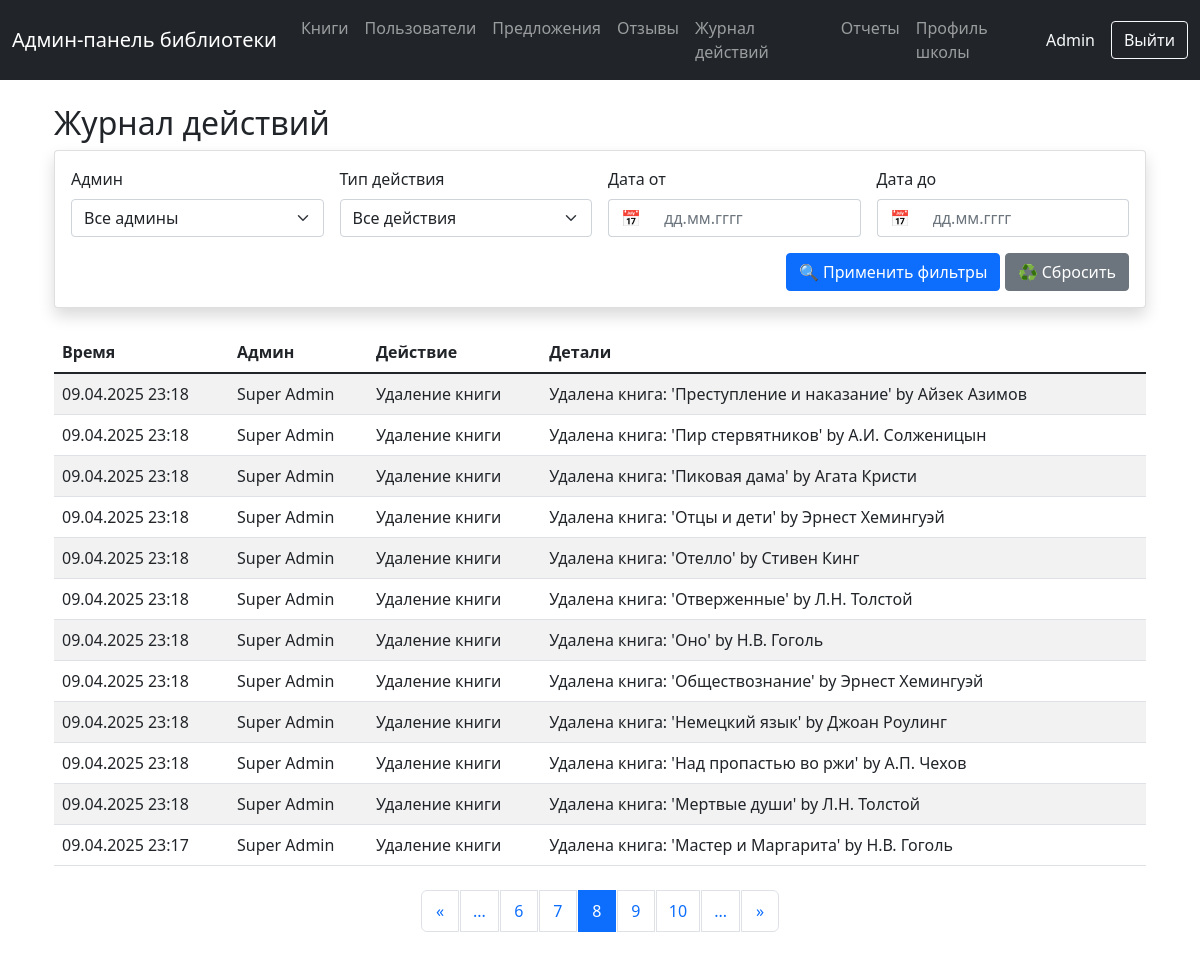
Page /logs?page=8 (signed in) on the earlier database version.
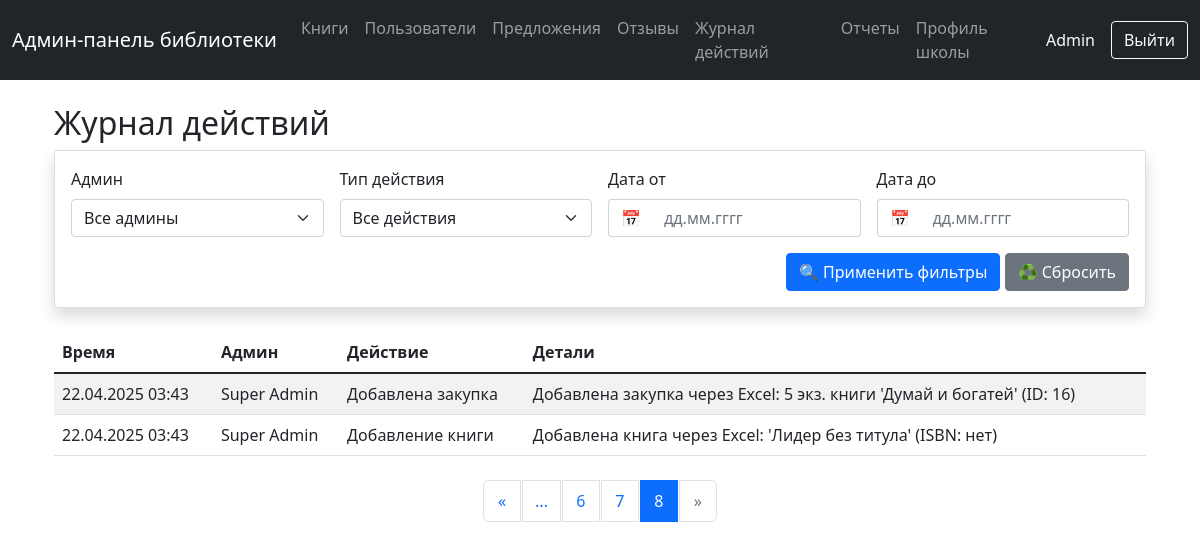
Same page on the later database version.
### tables this page shows
CREATE TABLE admin_logs (
                    id INTEGER PRIMARY KEY AUTOINCREMENT,
                    admin_id INTEGER,
                    action_type TEXT,
                    book_id INTEGER,
                    details TEXT,
                    timestamp TIMESTAMP DEFAULT CURRENT_TIMESTAMP,
                    FOREIGN KEY (admin_id) REFERENCES users (id),
                    FOREIGN KEY (book_id) REFERENCES books (id)
                );

CREATE TABLE users (
                    id INTEGER PRIMARY KEY,
                    username TEXT,
                    full_name TEXT,
                    phone TEXT,
                    role TEXT DEFAULT 'user',
                    is_blocked INTEGER DEFAULT 0,
                    created_at TIMESTAMP DEFAULT CURRENT_TIMESTAMP
                , class TEXT);

### routes.py (the view)
@router.get("/logs")
async def logs_page(
    request: Request,
    page: int = 1,
    admin_id: str = "",
    action_type: str = "",
    date_from: str = "",
    date_to: str = ""
):
    if not is_admin(request):
        return RedirectResponse(url="/login")
    admin_info = get_admin_info(request)
    items_per_page = 12
    try:
        with get_db() as conn:
            cursor = conn.cursor()
            cursor.execute("""
                SELECT DISTINCT u.id, u.full_name, u.username
                FROM admin_logs al
                JOIN users u ON al.admin_id = u.id
                ORDER BY COALESCE(u.full_name, u.username)
            """)
            admins = [{'id': row[0], 'name': row[1] or f"@{row[2]}"} for row in cursor.fetchall()]
            query = """
                SELECT
                    al.id,
                    al.action_type,
                    al.details,
                    strftime('%d.%m.%Y %H:%M', al.timestamp) as formatted_time,
                    u.full_name,
                    u.username
                FROM admin_logs al
                JOIN users u ON al.admin_id = u.id
                WHERE 1=1
            """
            params = []
            if admin_id:
                query += " AND al.admin_id = ?"
                params.append(admin_id)
            if action_type:
                query += " AND al.action_type = ?"
                params.append(action_type)
            if date_from:
                try:
                    day, month, year = date_from.split('.')
                    formatted_date = f"{year}-{month}-{day}"
                    query += " AND date(al.timestamp) >= date(?)"
                    params.append(formatted_date)
                except:
                    pass
            if date_to:
                try:
                    day, month, year = date_to.split('.')
                    formatted_date = f"{year}-{month}-{day}"
                    query += " AND date(al.timestamp) <= date(?)"
                    params.append(formatted_date)
                except:
                    pass
            count_query = f"SELECT COUNT(*) FROM ({query})"
            cursor.execute(count_query, params)
            total_records = cursor.fetchone()[0]
            total_pages = (total_records + items_per_page - 1) // items_per_page
            page = max(1, min(page, total_pages)) if total_pages > 0 else 1
            offset = (page - 1) * items_per_page
            query += " ORDER BY al.timestamp DESC LIMIT ? OFFSET ?"
            params.extend([items_per_page, offset])
            logging.info(f"SQL Query: {query}")
            logging.info(f"Params: {params}")
            cursor.execute(query, params)
            logs = []
            for row in cursor.fetchall():
                logs.append({
                    'id': row[0],
                    'action_type': row[1],
                    'details': row[2],
                    'timestamp': row[3],
                    'admin_name': row[4] or f"@{row[5]}"
                })
            filter_parts = []
            if admin_id:
                filter_parts.append(f"admin_id={admin_id}")
            if action_type:
                filter_parts.append(f"action_type={action_type}")
            if date_from:
                filter_parts.append(f"date_from={date_from}")
            if date_to:
                filter_parts.append(f"date_to={date_to}")
            filter_query = "&".join(filter_parts)
            return templates.TemplateResponse(
                "logs.html",
                {
                    "request": request,
                    "logs": logs,
                    "admin_info": admin_info,
                    "current_page": page,
                    "total_pages": total_pages,
                    "filter_query": filter_query,
                    "filters": {
                        "admin_id": admin_id,
                        "action_type": action_type,
                        "date_from": date_from,
                        "date_to": date_to
                    },
                    "admins": admins
                }
            )
    except Exception as e:
        logging.error(f"Error loading logs: {e}")
        raise HTTPException(status_code=500, detail=str(e))

### admin_panel/templates/logs.html (shortened to what the changed rows need)
{% extends "base.html" %}
{% block content %}
<link rel="stylesheet" href="https://cdn.jsdelivr.net/npm/flatpickr/dist/flatpickr.min.css">
<link rel="stylesheet" href="https://cdn.jsdelivr.net/npm/flatpickr/dist/themes/material_blue.css">
<div class="container mt-4">
    <h2>Журнал действий</h2>
    <div class="table-responsive">
        <table class="table table-striped">
            <thead>
                <tr>
                    <th>Время</th>
                    <th>Админ</th>
                    <th>Действие</th>
                    <th>Детали</th>
                </tr>
            </thead>
            <tbody>
                {% for log in logs %}
                <tr>
                    <td>{{ log.timestamp }}</td>
                    <td>{{ log.admin_name }}</td>
                    <td>
                        {% if log.action_type == 'add_book' %}
                            Добавление книги
                        {% elif log.action_type == 'edit_book' %}
                            Редактирование книги
                        {% elif log.action_type == 'delete_book' %}
                            Удаление книги
                        {% elif log.action_type == 'add_purchase' %}
                            Добавлена закупка
                        {% elif log.action_type == 'write_off_copy' %}
                            Списание экземпляра
                        {% else %}
                            {{ log.action_type }}
                        {% endif %}
                    </td>
                    <td>{{ log.details }}</td>
                </tr>
                {% endfor %}
            </tbody>
        </table>
    </div>
    {% if total_pages > 1 %}
    <nav aria-label="Page navigation" class="mt-4">
        <ul class="pagination justify-content-center">
            <li class="page-item {% if current_page == 1 %}disabled{% endif %}">
                <a class="page-link" href="?page=1{{ '&' + filter_query if filter_query }}" aria-label="First">
                    <span aria-hidden="true">«</span>
                </a>
            </li>
            {% set start = (current_page - 2) if (current_page - 2) > 0 else 1 %}
            {% set end = (current_page + 2) if (current_page + 2) <= total_pages else total_pages %}
            {% if start > 1 %}
                <li class="page-item">
                    <span class="page-link">...</span>
                </li>
            {% endif %}
            {% for page in range(start, end + 1) %}
            <li class="page-item {% if page == current_page %}active{% endif %}">
                <a class="page-link" href="?page={{ page }}{{ '&' + filter_query if filter_query }}">{{ page }}</a>
            </li>
            {% endfor %}
            {% if end < total_pages %}
                <li class="page-item">
                    <span class="page-link">...</span>
                </li>
            {% endif %}
            <li class="page-item {% if current_page == total_pages %}disabled{% endif %}">
                <a class="page-link" href="?page={{ total_pages }}{{ '&' + filter_query if filter_query }}" aria-label="Last">
                    <span aria-hidden="true">»</span>
                </a>
            </li>
        </ul>
    </nav>
    {% endif %}
</div>
{% endblock %}

Differences in the rows shown:
removed admin_logs: timestamp "09.04.2025 23:18", admin_name "Super Admin", action_type "Удаление книги", details "Удалена книга: 'Преступление и наказание' by Айзек Азимов"
removed admin_logs: timestamp "09.04.2025 23:18", admin_name "Super Admin", action_type "Удаление книги", details "Удалена книга: 'Пир стервятников' by А.И. Солженицын"
removed admin_logs: timestamp "09.04.2025 23:18", admin_name "Super Admin", action_type "Удаление книги", details "Удалена книга: 'Пиковая дама' by Агата Кристи"
removed admin_logs: timestamp "09.04.2025 23:18", admin_name "Super Admin", action_type "Удаление книги", details "Удалена книга: 'Отцы и дети' by Эрнест Хемингуэй"
removed admin_logs: timestamp "09.04.2025 23:18", admin_name "Super Admin", action_type "Удаление книги", details "Удалена книга: 'Отелло' by Стивен Кинг"
removed admin_logs: timestamp "09.04.2025 23:18", admin_name "Super Admin", action_type "Удаление книги", details "Удалена книга: 'Отверженные' by Л.Н. Толстой"
removed admin_logs: timestamp "09.04.2025 23:18", admin_name "Super Admin", action_type "Удаление книги", details "Удалена книга: 'Оно' by Н.В. Гоголь"
removed admin_logs: timestamp "09.04.2025 23:18", admin_name "Super Admin", action_type "Удаление книги", details "Удалена книга: 'Обществознание' by Эрнест Хемингуэй"
removed admin_logs: timestamp "09.04.2025 23:18", admin_name "Super Admin", action_type "Удаление книги", details "Удалена книга: 'Немецкий язык' by Джоан Роулинг"
removed admin_logs: timestamp "09.04.2025 23:18", admin_name "Super Admin", action_type "Удаление книги", details "Удалена книга: 'Над пропастью во ржи' by А.П. Чехов"
removed admin_logs: timestamp "09.04.2025 23:18", admin_name "Super Admin", action_type "Удаление книги", details "Удалена книга: 'Мертвые души' by Л.Н. Толстой"
removed admin_logs: timestamp "09.04.2025 23:17", admin_name "Super Admin", action_type "Удаление книги", details "Удалена книга: 'Мастер и Маргарита' by Н.В. Гоголь"
now on this page (row edited): admin_logs: timestamp "22.04.2025 03:43", admin_name "Super Admin", action_type "Добавлена закупка", details "Добавлена закупка через Excel: 5 экз. книги 'Думай и богатей' (ID: 16)"
now on this page (row edited): admin_logs: timestamp "22.04.2025 03:43", admin_name "Super Admin", action_type "Добавление книги", details "Добавлена книга через Excel: 'Лидер без титула' (ISBN: нет)"
Other differences:
list line gone: "9"
list line gone: "10"
